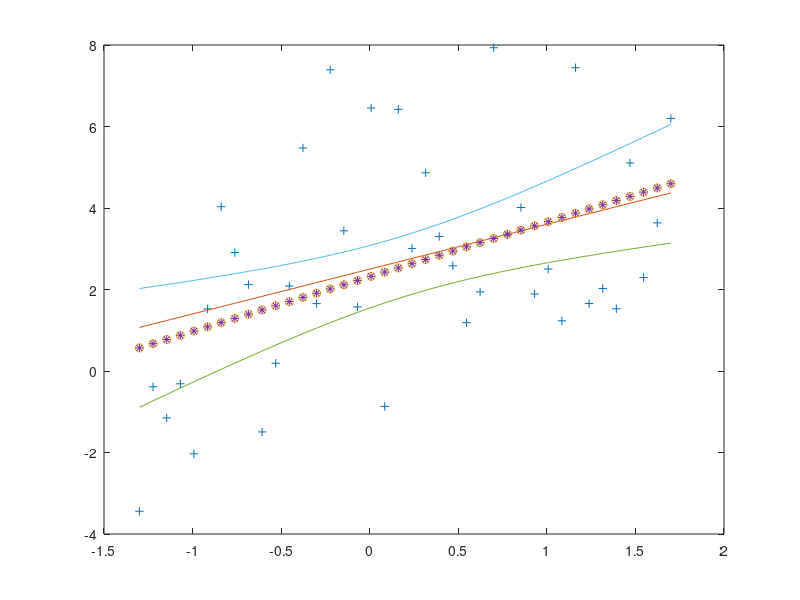

The MATLAB script that drew this image:
pkg load statistics;
clear;
clc;

xmin = -1.3;
xmax = 1.7;
n = 40;
c = [1.1, 2.5];
s = 2.7;

X = xmin : (xmax - xmin) / (n - 1) : xmax;
y = polyval(c, X);
Y = y + s * randn(1, n);

xn = mean(X);
yn = mean(Y);
cov = (X - xn) * (Y - yn)' / (n - 1);
b = cov / (std(X)^2);
Yp1 = yn + b * (X - xn);

polynom = polyfit(X, Y, 1);
printf("Check coef. diff: %f\n", polynom(1) - b);
Yp2 = polyval(polynom, X);

e = Yp1 - Y;
printf("Orthogonality check: %f\n", Yp1 * e');
sn = sqrt(e / (n - 2) * e');
printf("Noise assessment: %f\n", sn);

t = 1.96;
h = t * (sn / sqrt(n));
d = h * (1 + (X - xn).^2 / (std(X)^2)).^(1 / 2);
Yl = Yp1 - d;
Yr = Yp1 + d;

plot(X, Y, '+', X, y, X, Yp1, 'o', X, Yp2, '*', X, Yl, X, Yr);
